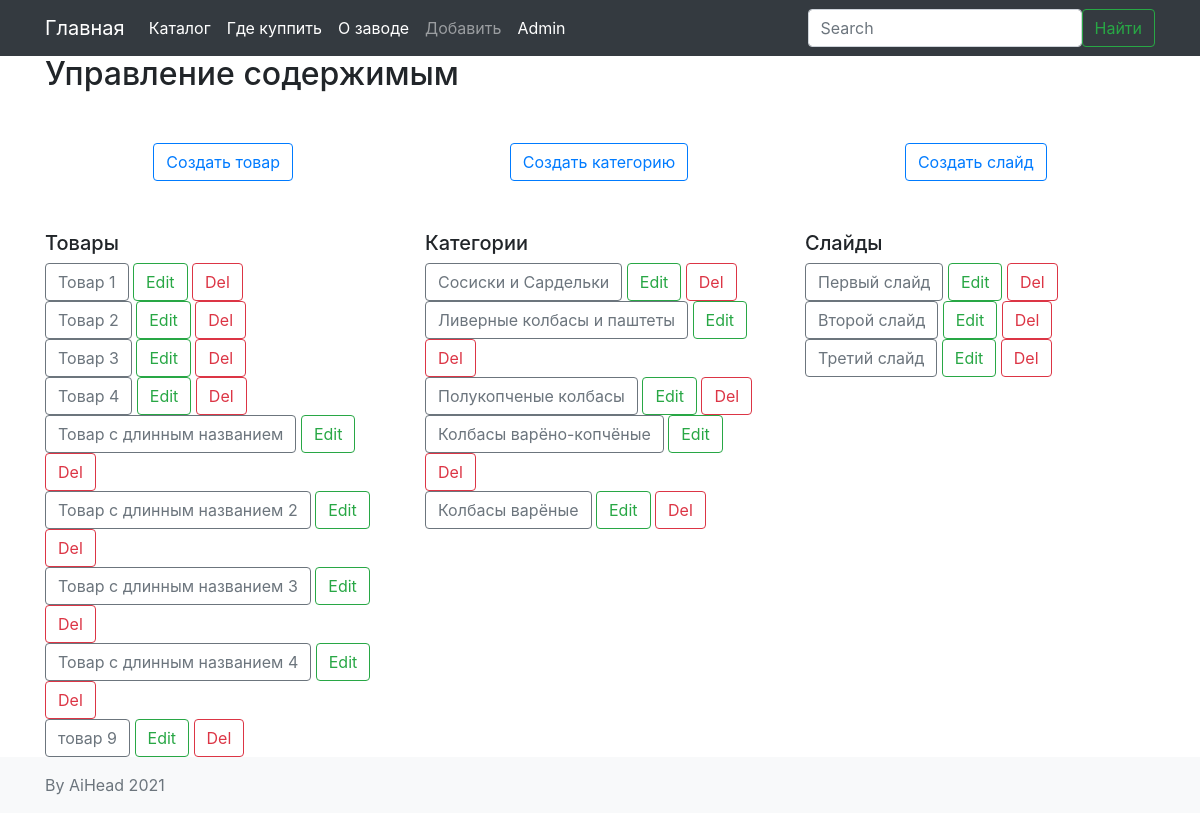
Page /adm (signed in) on the committed database.
### models.py (models this page shows, shortened)
class Post(db.Model):
    id = db.Column(db.Integer, primary_key=True)
    title = db.Column(db.String(140))
    slug = db.Column(db.String(140), unique=True)
    body = db.Column(db.Text)
    image = db.Column(db.String(150), default='')
    created = db.Column(db.DateTime, default=datetime.now())
    tags = db.relationship('Tag', secondary=post_tags, backref=db.backref('posts', lazy='dynamic'))

class Tag(db.Model):
    id = db.Column(db.Integer, primary_key=True)
    name = db.Column(db.String(100))
    slug = db.Column(db.String(140), unique=True)
    image = db.Column(db.String(150), default='')
    subtitle = db.Column(db.Text)

class Slider(db.Model):
    id = db.Column(db.Integer, primary_key=True)
    title = db.Column(db.String(140))
    body = db.Column(db.Text)
    image = db.Column(db.String(150), default='')

### view.py (the view)
@app.route('/adm', methods=['POST', 'GET'])
@login_required
def adm(*args, **kwargs):
    posts=Post.query.all()
    tags=Tag.query.all()
    slides=Slider.query.all()
    d=list(dict(request.args).values())
    if d==['Создать товар']:
        return redirect(url_for('create_post'))
    if d==['Создать категорию']:
        return redirect(url_for('create_tag'))
    if d==['Создать слайд']:
        return redirect(url_for('create_slide'))
    return render_template('adm.html', posts=posts, tags=tags, slides=slides)

### templates/adm.html (shortened to what this page needs)
{% extends 'base.html' %}
{% block content_title %}
  Управление содержимым
{% endblock %}
{% block content %}
<div style="display:flex; justify-content:space-around; margin:50px 0 50px 0;">
  <form action="{{url_for('adm')}}" method="get">
    <input type="submit" class="btn btn-outline-primary" name="create" value="Создать товар">
  </form>
  <form action="{{url_for('adm')}}" method="get">
    <input type="submit" class="btn btn-outline-primary" name="create" value="Создать категорию">
  </form>
  <form action="{{url_for('adm') }}" method="get">
    <input type="submit" class="btn btn-outline-primary" name="create" value="Создать слайд">
  </form>
</div>
<div class="row">
  <div class="col-md-4">
    <h5>Товары</h5>
    {% for p in posts %}
      <div class="">
        <a type="button" class="btn btn-outline-secondary" href="{{url_for('posts.post_detail', slug=p.slug)}}">{{p.title}}</a>
        <a type="button" class="btn btn-outline-success" href="{{url_for('posts.edit_post', slug=p.slug)}}">Edit</a>
        <a type="button" class="btn btn-outline-danger" name="delpost" href="{{url_for('posts.delete', id=p.id, type='post')}}">Del</a>
      </div>
    {% endfor %}
  </div>
  <div class="col-md-4">
    <h5>Категории</h5>
    {% for t in tags %}
      <div class="">
        <a type="button" class="btn btn-outline-secondary" href="{{url_for('posts.tag_detail', slug=t.slug)}}">{{t.name}}</a>
        <a type="button" class="btn btn-outline-success" href="{{url_for('posts.edit_tag', slug=t.slug)}}">Edit</a>
        <a type="button" class="btn btn-outline-danger" name="delcategory" href="{{url_for('posts.delete', id=t.id, type='tag')}}">Del</a>
      </div>
    {% endfor %}
  </div>
  <div class="col-md-4">
    <h5>Слайды</h5>
    {% for s in slides %}
      <div class="">
        <a type="button" class="btn btn-outline-secondary" href="#">{{s.title}}</a>
        <a type="button" class="btn btn-outline-success" href="{{url_for('posts.edit_slide', id=s.id)}}">Edit</a>
        <a type="button" class="btn btn-outline-danger" name="delslide" href="{{url_for('posts.delete', id=s.id, type='slide')}}">Del</a>
      </div>
    {% endfor %}
  </div>
</div>
{% endblock %}

### rows in the picture
Post: title "Товар 1"
Post: title "Товар 2"
Post: title "Товар 3"
Post: title "Товар 4"
Post: title "Товар с длинным названием"
Post: title "Товар с длинным названием 2"
Post: title "Товар с длинным названием 3"
Post: title "Товар с длинным названием 4"
Post: title "товар 9"
Tag: name "Сосиски и Сардельки"
Tag: name "Ливерные колбасы и паштеты"
Tag: name "Полукопченые колбасы"
Tag: name "Колбасы варёно-копчёные"
Tag: name "Колбасы варёные"
Slider: title "Первый слайд"
Slider: title "Второй слайд"
Slider: title "Третий слайд"
